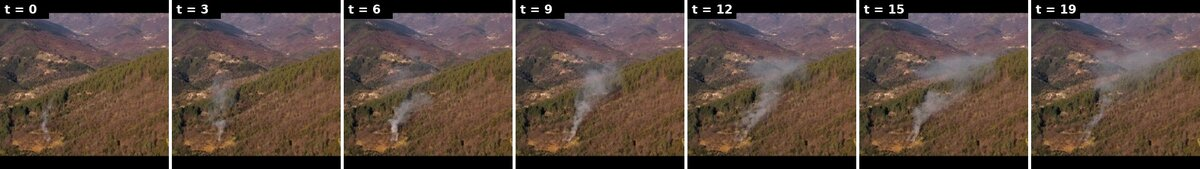
#> input picture content/posts/smoke-is-a-behavior/images/brison_patches.jpg, 1200 x 169 px
$ python make_figures.py
#> lines starting #> are read from the running program, lines starting #| are printed output that depends on the picture
"""Generate the custom figures for the 'Smoke Is a Behavior' blog post.

Usage:
    uv run --with matplotlib --with pillow --with numpy python make_figures.py

The photographic figures are reused from the pyronear/temporal-model docs
(docs/assets/, regenerable with the scripts there). This script generates:
  - pipeline.png      six-stage pipeline overview
  - classifier.png    ViT backbone + transformer head architecture
  - cover.png         10:7 text-free cover tiled from real stabilized patches
"""

from pathlib import Path

import matplotlib.pyplot as plt
import numpy as np
from matplotlib.patches import FancyArrowPatch, FancyBboxPatch
from PIL import Image

HERE = Path(__file__).resolve().parent
SITE = HERE.parent.parent.parent
BUNDLE = SITE / "content" / "posts" / "smoke-is-a-behavior" / "images"
COVER_DIR = SITE / "assets" / "images" / "posts" / "smoke-is-a-behavior"

INK = "#1e293b"
MUTED = "#64748b"
FAINT = "#cbd5e1"
ORANGE = "#ea580c"
AMBER = "#f59e0b"
GREEN = "#15803d"
BLUE = "#2563eb"
PAPER = "#ffffff"

plt.rcParams.update(
    {
        "font.family": "DejaVu Sans",
        "text.color": INK,
        "figure.facecolor": PAPER,
        "savefig.facecolor": PAPER,
        "savefig.dpi": 200,
        "savefig.bbox": "tight",
        "savefig.pad_inches": 0.25,
    }
)


def rounded_box(ax, xy, w, h, fc, ec, lw=1.4, radius=1.8):
    box = FancyBboxPatch(
        xy, w, h, boxstyle=f"round,pad=0,rounding_size={radius}", fc=fc, ec=ec, lw=lw, mutation_aspect=1
    )
    ax.add_patch(box)
    return box


def arrow(ax, p0, p1, color=MUTED, lw=2.2):
    ax.add_patch(
        FancyArrowPatch(p0, p1, arrowstyle="-|>", color=color, lw=lw, mutation_scale=16, shrinkA=3, shrinkB=3)
    )


def bare_axes(fig_w, fig_h, xlim=(0, 100), ylim=(0, 100)):
    fig, ax = plt.subplots(figsize=(fig_w, fig_h))
    ax.set_xlim(*xlim)
    ax.set_ylim(*ylim)
    ax.axis("off")
    return fig, ax


# -------------------------------------------------------- pipeline overview
def make_pipeline(path):
    stages = [
        ("1 · Sequence", "up to 20 frames,\n~30 s apart", FAINT, INK),
        ("2 · Detect", "a detector proposes\nboxes on every frame", FAINT, INK),
        ("3 · Link", "boxes chained into\ntubes across frames", FAINT, INK),
        ("4 · Crop", "one stabilized window\nper tube, 224×224", ORANGE, "white"),
        ("5 · Score", "image model per patch +\ntransformer over time", FAINT, INK),
        ("6 · Decide", "calibrated probability\nvs threshold", FAINT, INK),
    ]
    fig, ax = bare_axes(13.6, 3.4)
    bw, bh, by = 14.6, 62, 19
    x0, gap = 1.2, 2.0
    for i, (title, sub, ec, _tc) in enumerate(stages):
        x = x0 + i * (bw + gap)
        highlight = ec == ORANGE
        rounded_box(
            ax,
            (x, by),
            bw,
            bh,
            fc="#fff7ed" if highlight else PAPER,
            ec=ORANGE if highlight else FAINT,
            lw=2.0 if highlight else 1.5,
        )
        ax.text(
            x + bw / 2,
            by + bh - 14,
            title,
            ha="center",
            fontsize=12,
            fontweight="bold",
            color=ORANGE if highlight else INK,
        )
        ax.text(x + bw / 2, by + 18, sub, ha="center", va="center", fontsize=9.3, color=MUTED, linespacing=1.4)
        if i:
            arrow(ax, (x - gap - 0.4, by + bh / 2), (x + 0.4, by + bh / 2))
    ax.text(
        x0 + 3 * (bw + gap) + bw / 2,
        by - 11,
        "the trick that makes the temporal signal legible",
        ha="center",
        fontsize=9,
        color=ORANGE,
        fontstyle="italic",
    )
    fig.savefig(path)
    plt.close(fig)


# --------------------------------------------------- classifier architecture
def make_classifier(path):
    fig, ax = bare_axes(8.6, 9.2)

    def stage(y, h, label, sub, fc, ec, tc=INK, w=56, x=22):
        rounded_box(ax, (x, y), w, h, fc=fc, ec=ec, lw=1.6)
        if sub:
            ax.text(x + w / 2, y + h - 4.5, label, ha="center", va="center",
                    fontsize=11.5, fontweight="bold", color=tc)
            ax.text(x + w / 2, y + 5, sub, ha="center", va="center",
                    fontsize=9.2, color=MUTED, linespacing=1.45)
        else:
            ax.text(x + w / 2, y + h / 2, label, ha="center", va="center",
                    fontsize=11.5, fontweight="bold", color=tc)

    # patches at the top: small stacked squares
    for dx in (4.4, 2.2, 0):
        rounded_box(ax, (38 + dx, 88 - dx * 0.9), 14, 9.5, fc="#f1f5f9", ec=FAINT, lw=1.2, radius=1.0)
    ax.text(66, 88.5, "one tube =\n20 patches\n3×224×224", fontsize=9.2, color=MUTED, va="center", linespacing=1.4)

    arrow(ax, (50, 84.5), (50, 80.5))
    stage(65, 15, "DINOv2 ViT-S/14 backbone", "applied to each patch independently\n(frozen except its last block)", PAPER, BLUE)
    arrow(ax, (50, 64.5), (50, 60.5))
    stage(52, 8, "20 embeddings · 384-dim each", "", "#f1f5f9", FAINT)
    arrow(ax, (50, 51.5), (50, 47.5))
    stage(32, 15, "Temporal transformer · 2 layers", "a learned summary token attends over time,\npadded frames masked out of attention", "#fff7ed", ORANGE, ORANGE)
    arrow(ax, (50, 31.5), (50, 27.5))
    stage(19, 8, "one logit per tube", "", "#f1f5f9", FAINT)
    arrow(ax, (50, 18.5), (50, 13.5))
    stage(5, 8, "calibrated probability", "", GREEN, GREEN, tc="white")

    ax.text(11, 72.5, "what is in\neach patch?", fontsize=9.5, color=BLUE, ha="center", fontstyle="italic", linespacing=1.4)
    ax.text(11, 39.5, "how does it\nevolve in time?", fontsize=9.5, color=ORANGE, ha="center", fontstyle="italic", linespacing=1.4)

    fig.savefig(path)
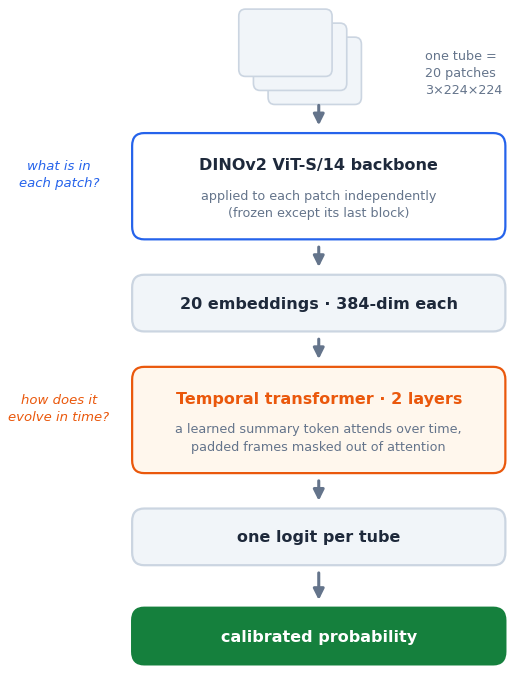
#> figure drawn by matplotlib, 1 panel
#> in make_cover, strip is the input picture: PIL image 1200x169 RGB; mean R, G, B 89, 72.3, 62.5
    plt.close(fig)


# ------------------------------------------------------------------- cover
def find_patches(img):
    """Split a horizontal strip of patches on its near-white gutter columns."""
    arr = np.asarray(img.convert("L"))
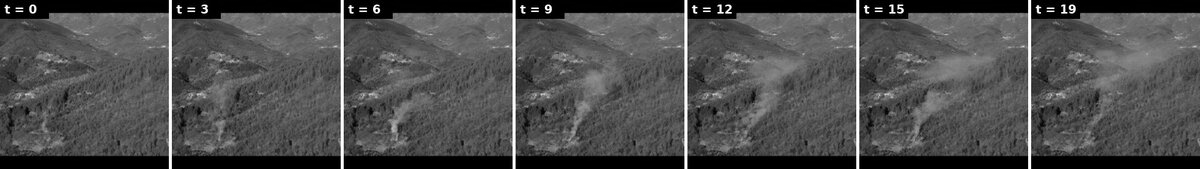
#> arr: shape (169, 1200); min 0, max 255, mean 76.2
    is_gap = arr.min(axis=0) > 235
    bounds, start = [], None
    for x, gap in enumerate(is_gap):
        if not gap and start is None:
            start = x
        elif gap and start is not None:
            bounds.append((start, x))
            start = None
#> after the loop, bounds = [(0, 169), (171, 341), (343, 513), (515, 685), (687, 857), (859, 1029)]; start = 1031
    if start is not None:
        bounds.append((start, len(is_gap)))
    return [b for b in bounds if b[1] - b[0] > 50]


def trim_bars(patch):
    """Trim the letterbox bars and the t-label overlay framing a patch."""
    arr = np.asarray(patch.convert("L"))
    is_bar = (arr < 40).mean(axis=1) > 0.6
    rows = np.where(~is_bar)[0]
    patch = patch.crop((0, rows[0], patch.width, rows[-1] + 1))
    # the "t = N" label overlay sits in the top-left corner: drop the top band,
    # then center-crop to a square
    patch = patch.crop((0, int(patch.height * 0.12), patch.width, patch.height))
    side = min(patch.size)
    cx, cy = patch.width // 2, patch.height // 2
    return patch.crop((cx - side // 2, cy - side // 2, cx - side // 2 + side, cy - side // 2 + side))


def make_cover(path, strip_path):
    strip = Image.open(strip_path)
    bounds = find_patches(strip)
#> bounds = [(0, 169), (171, 341), (343, 513), (515, 685), (687, 857), (859, 1029), (1031, 1200)]
    # 6 chronological patches in a 3x2 grid (10:7 canvas, generous margins)
    idx = np.linspace(0, len(bounds) - 1, 6).round().astype(int)
#> idx = [0, 1, 2, 4, 5, 6]
    W, H = 2000, 1400
    cols, rows, g = 3, 2, 24
    tile = (W - 2 * 140 - (cols - 1) * g) // cols
    x0 = (W - cols * tile - (cols - 1) * g) // 2
    y0 = (H - rows * tile - (rows - 1) * g) // 2
    canvas = Image.new("RGB", (W, H), "white")
#> canvas: PIL image 2000x1400 RGB; every value is 255
    for k, i in enumerate(idx):
        left, right = bounds[i]
        patch = trim_bars(strip.crop((left, 0, right, strip.height))).resize((tile, tile), Image.LANCZOS)
        r, c = divmod(k, cols)
        canvas.paste(patch, (x0 + c * (tile + g), y0 + r * (tile + g)))
#> this loop made 6 passes
#> (i, left, right, cx in trim_bars, r, c) on passes 1 to 6: (0, 0, 169, 84, 0, 0), (1, 171, 341, 85, 0, 1), (2, 343, 513, 85, 0, 2), (4, 687, 857, 85, 1, 0), (5, 859, 1029, 85, 1, 1), (6, 1031, 1200, 84, 1, 2)
#> pass 1, in trim_bars, `arr = np.asarray(patch.convert("L"))`:
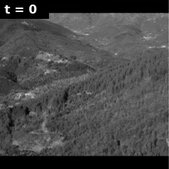
#> arr: shape (169, 169); min 0, max 255, mean 72.6
#> pass 1, in trim_bars, `patch = patch.crop((0, int(patch.height * 0.12), patch.width, patch.he..`:
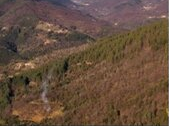
#> patch: PIL image 169x126 RGB; mean R, G, B 101.7, 78.8, 62
#> pass 1, in make_cover, `patch = trim_bars(strip.crop((left, 0, right, strip.height))).resize((..`:
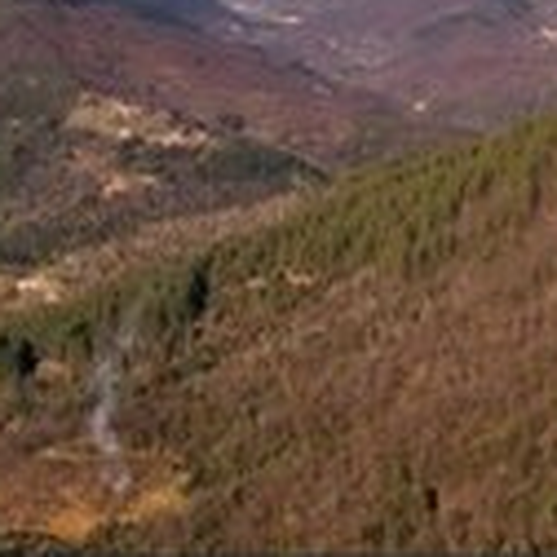
#> patch: PIL image 557x557 RGB; mean R, G, B 103.6, 79.9, 63.4
#> after the loop:
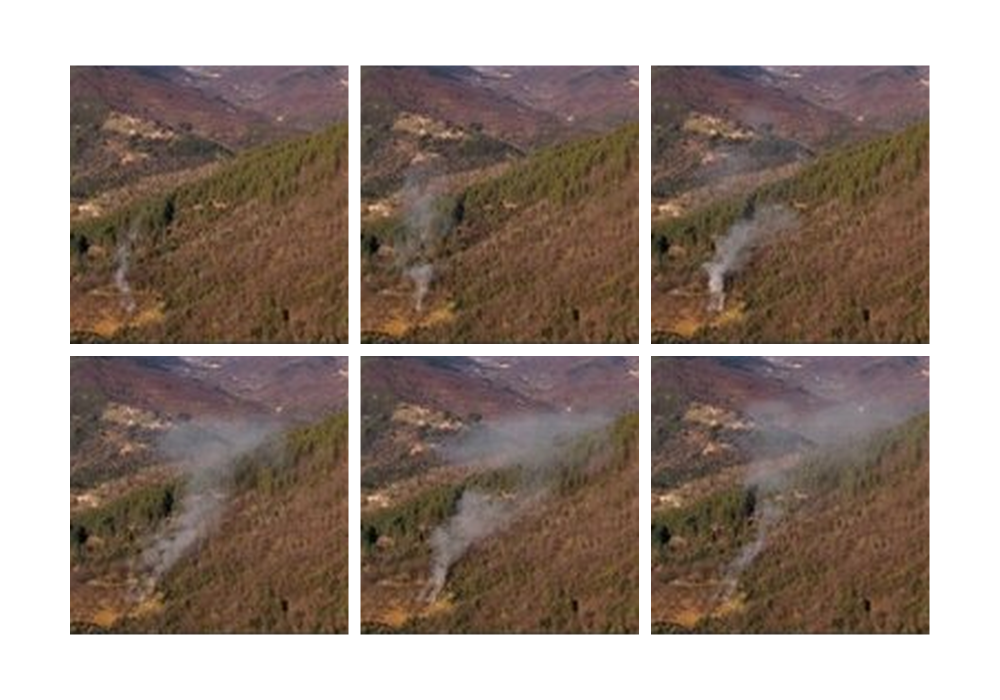
#> canvas: PIL image 2000x1400 RGB (shown at 1/2 size); mean R, G, B 154.8, 140.3, 130.9
#> after the loop:
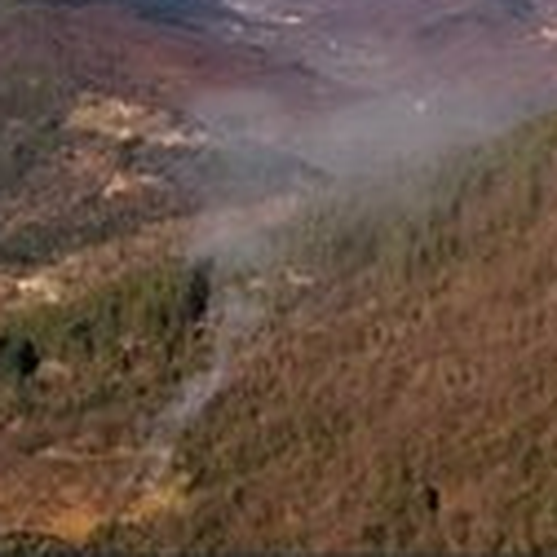
#> patch: PIL image 557x557 RGB; mean R, G, B 104.8, 84.6, 72.2
    canvas.save(path)


if __name__ == "__main__":
    BUNDLE.mkdir(parents=True, exist_ok=True)
    COVER_DIR.mkdir(parents=True, exist_ok=True)
    make_pipeline(BUNDLE / "pipeline.png")
    make_classifier(BUNDLE / "classifier.png")
    make_cover(COVER_DIR / "cover.png", BUNDLE / "brison_patches.jpg")
    print("done")
